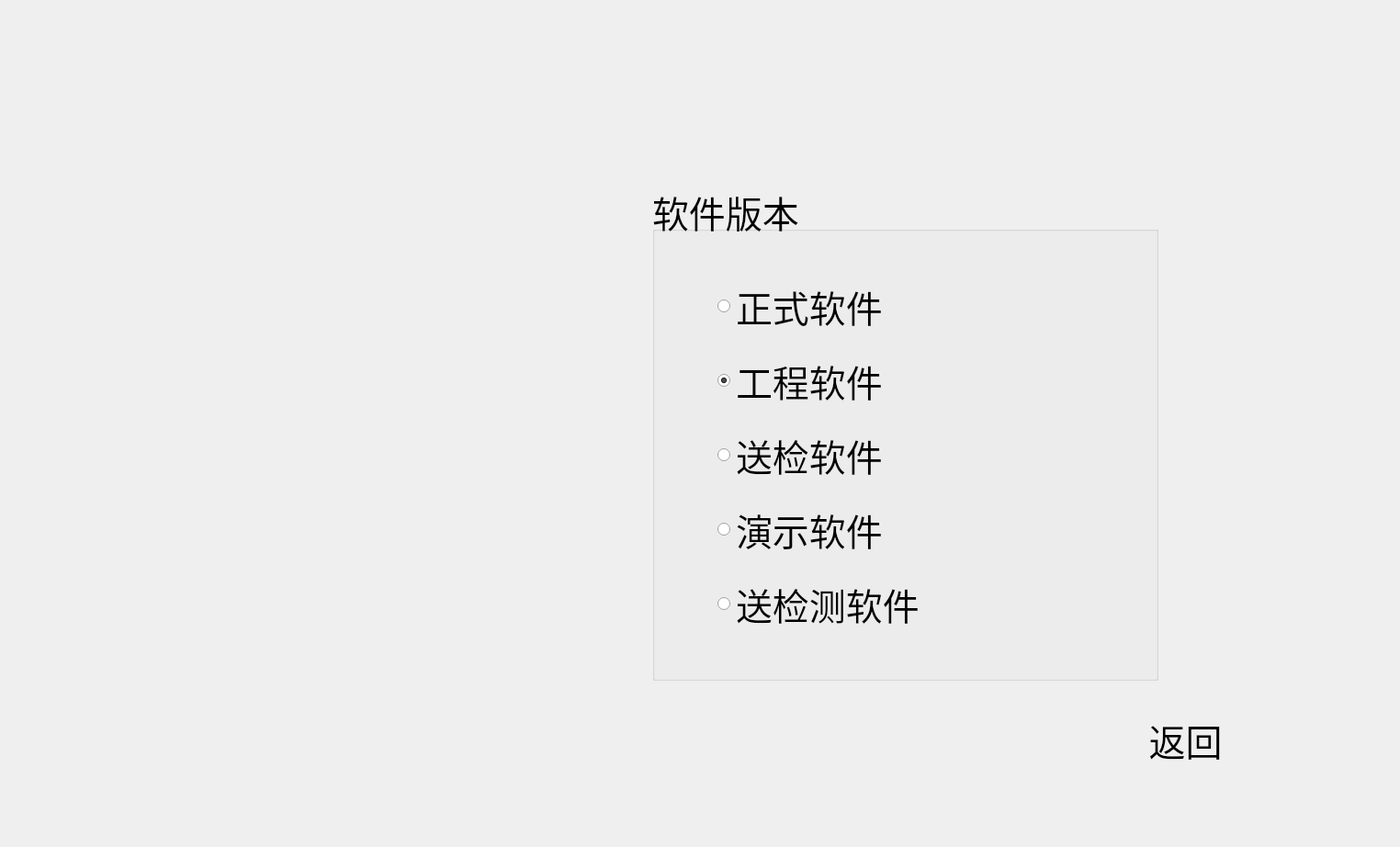
<?xml version="1.0" encoding="UTF-8"?>
<ui version="4.0">
 <class>SystemParam</class>
 <widget class="QDialog" name="SystemParam">
  <property name="geometry">
   <rect>
    <x>0</x>
    <y>0</y>
    <width>1524</width>
    <height>922</height>
   </rect>
  </property>
  <property name="windowTitle">
   <string>Dialog</string>
  </property>
  <widget class="QGroupBox" name="groupBox">
   <property name="geometry">
    <rect>
     <x>710</x>
     <y>200</y>
     <width>551</width>
     <height>541</height>
    </rect>
   </property>
   <property name="font">
    <font>
     <pointsize>30</pointsize>
    </font>
   </property>
   <property name="title">
    <string>软件版本</string>
   </property>
   <widget class="QWidget" name="layoutWidget">
    <property name="geometry">
     <rect>
      <x>71</x>
      <y>91</y>
      <width>471</width>
      <height>411</height>
     </rect>
    </property>
    <layout class="QVBoxLayout" name="verticalLayout">
     <item>
      <widget class="QRadioButton" name="rButton_normal">
       <property name="font">
        <font>
         <pointsize>30</pointsize>
        </font>
       </property>
       <property name="text">
        <string>正式软件</string>
       </property>
      </widget>
     </item>
     <item>
      <widget class="QRadioButton" name="rButton_project">
       <property name="font">
        <font>
         <pointsize>30</pointsize>
        </font>
       </property>
       <property name="text">
        <string>工程软件</string>
       </property>
       <property name="iconSize">
        <size>
         <width>30</width>
         <height>30</height>
        </size>
       </property>
       <property name="checked">
        <bool>true</bool>
       </property>
      </widget>
     </item>
     <item>
      <widget class="QRadioButton" name="rButton_check">
       <property name="font">
        <font>
         <pointsize>30</pointsize>
        </font>
       </property>
       <property name="text">
        <string>送检软件</string>
       </property>
      </widget>
     </item>
     <item>
      <widget class="QRadioButton" name="rButton_play">
       <property name="font">
        <font>
         <pointsize>30</pointsize>
        </font>
       </property>
       <property name="text">
        <string>演示软件</string>
       </property>
      </widget>
     </item>
     <item>
      <widget class="QRadioButton" name="rButton_test">
       <property name="font">
        <font>
         <pointsize>30</pointsize>
        </font>
       </property>
       <property name="text">
        <string>送检测软件</string>
       </property>
      </widget>
     </item>
    </layout>
   </widget>
  </widget>
  <widget class="QPushButton" name="pButton_machine_back">
   <property name="geometry">
    <rect>
     <x>1140</x>
     <y>750</y>
     <width>301</width>
     <height>111</height>
    </rect>
   </property>
   <property name="font">
    <font>
     <pointsize>30</pointsize>
    </font>
   </property>
   <property name="styleSheet">
    <string notr="true">background-image: url(:/images/back.png);</string>
   </property>
   <property name="text">
    <string>返回</string>
   </property>
   <property name="flat">
    <bool>true</bool>
   </property>
  </widget>
 </widget>
 <resources/>
 <connections/>
</ui>
